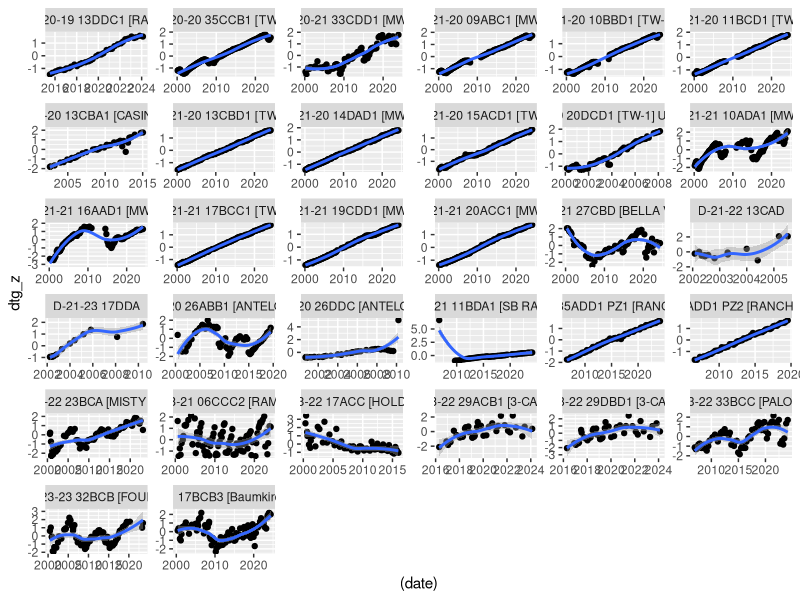
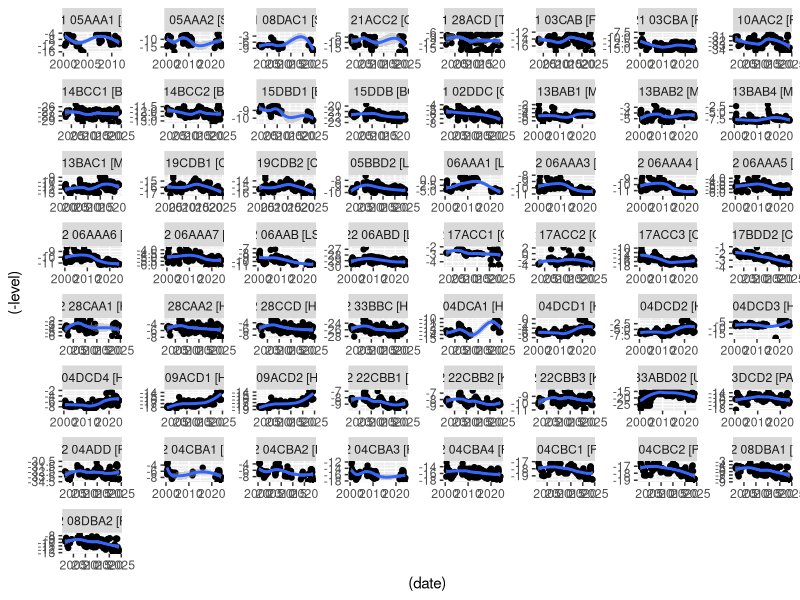
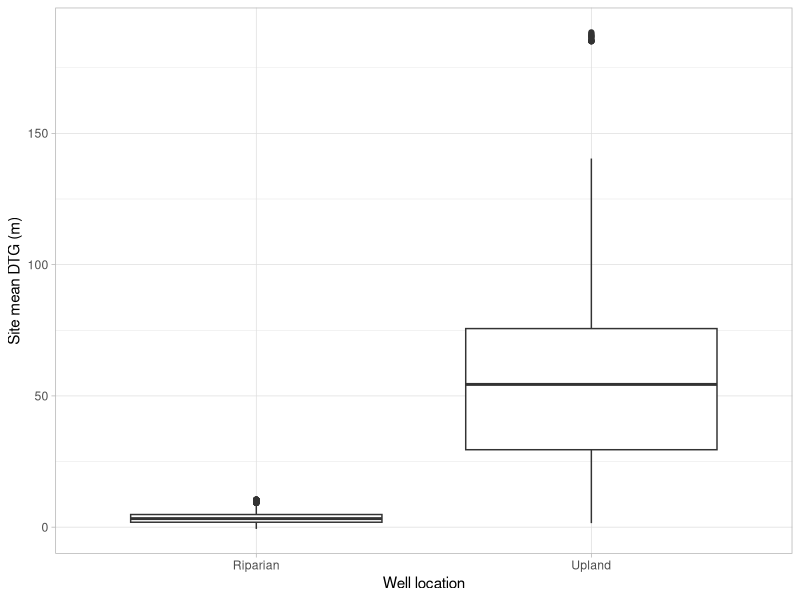
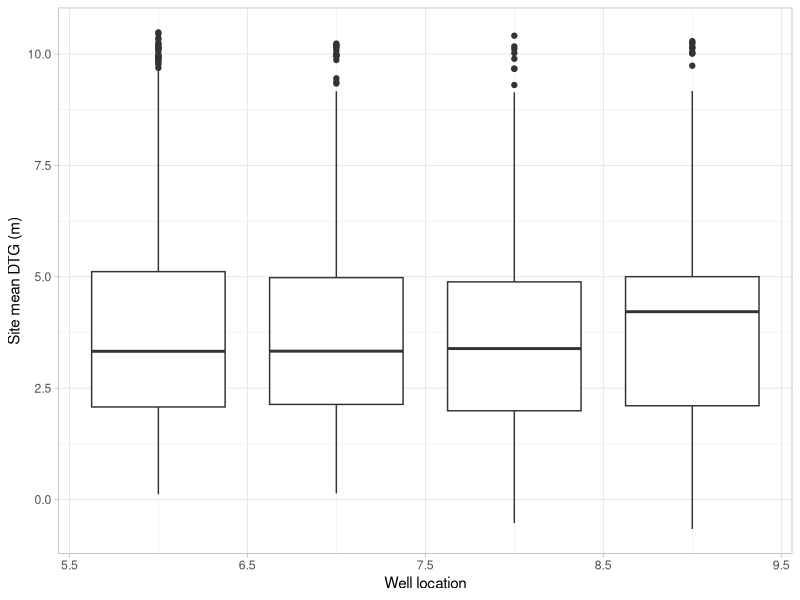
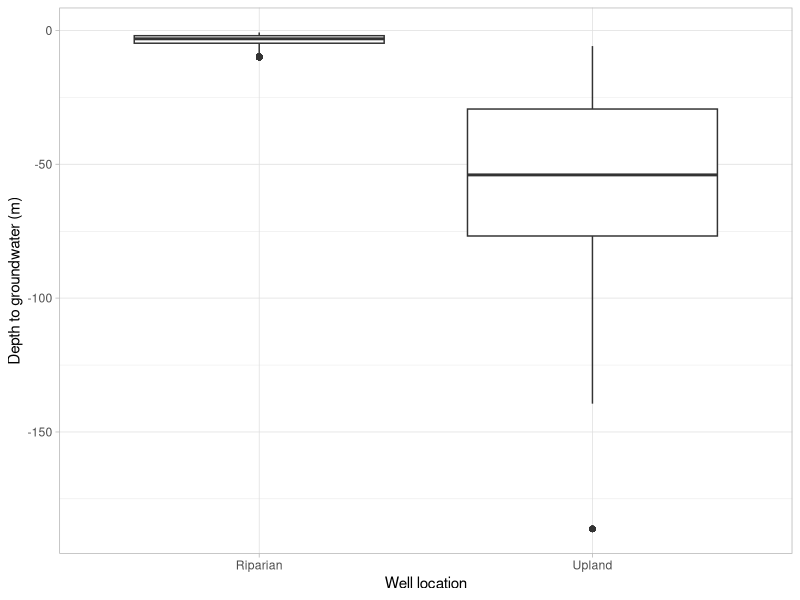

Generate these figures, in order, with R:
library(tidyverse)

# Groundwater Measurements from uppersanpedrowhip.org/map

# Alluvial:

alluv_levels <- read_csv("data/Near-stream_alluvial-aquifer_water_levels.csv",
                         skip = 2, col_names = T)

alluvial <- alluv_levels %>% 
  transmute(date = as.POSIXct(lev_timestamp, 
                              tryFormats = c("%m/%d/%Y")),
            name = station_nm, 
            lat = y, 
            lon = x, 
            level = lev_va) %>%
  mutate(well = "Riparian")

# Rest of the wells (Upland area; Regional aquifer):

regional_levels <- read_csv("data/Groundwater_levels_below_land_surface.csv")

regional <- regional_levels %>% 
  transmute(date = as.POSIXct(lev_timestamp, 
                              tryFormats = c("%m/%d/%y")),
            name = station_nm, 
            lat = y, lon = x, 
            level = lev_va) %>% 
  mutate(well = "Upland") %>% 
  filter(year(date) <= 2024)
# combine groundwater measurements

water_combo <- rbind(regional, alluvial) %>% 
  select(date, name, well, level)

water_stats <- water_combo %>% 
  filter(year(date) <= 2024 & year(date) >= 2000) %>% 
  filter(!is.na(level)) %>% 
  group_by(name) %>% 
  summarise(dtg_mean = mean(level, na.rm = T),
            dtg_sd = sd(level, na.rm = T),
            dtg_cv = dtg_sd / dtg_mean) %>% 
  ungroup()

groundwater <- full_join(water_combo, water_stats) %>% 
  mutate(dtg_z = (level - dtg_mean)/dtg_sd)

#write_csv(groundwater, "data/Processed/USP_GW_Zscores_11142024.csv")

min(subset(groundwater, well == "Riparian")$level)
max(subset(groundwater, well == "Riparian")$level)
min(subset(groundwater, well == "Upland")$level)
max(subset(groundwater, well == "Upland")$level)

# VISUALIZE:

ggplot(filter(groundwater, well == "Upland", 
              year(date) >= 2000), 
       aes(x = (date), y = dtg_z))+
  geom_point()+
  geom_smooth()+
  facet_wrap(~name, scales = "free")

ggplot(filter(groundwater, well == "Riparian", 
              year(date) >= 2000), 
       aes(x = (date), y = (-level)))+
  geom_point()+
  geom_smooth()+
  facet_wrap(~name, scales = "free")

ggplot(groundwater, aes(x = well, y = (level*0.3048)))+
  geom_boxplot()+
  theme_light()+
  labs(x = "Well location", y = "Site mean DTG (m)")

ggplot(filter(groundwater, well == "Riparian" & month(date) %in% c(6, 7, 8, 9)), 
       aes(x = month(date), group = month(date), y = (level*0.3048)))+
  geom_boxplot()+
  theme_light()+
  labs(x = "Well location", y = "Site mean DTG (m)")

ggplot(groundwater, aes(x = well, y = -dtg_mean*0.3048))+
  geom_boxplot()+
  theme_light()+
  labs(x = "Well location", y = "Depth to groundwater (m)")
